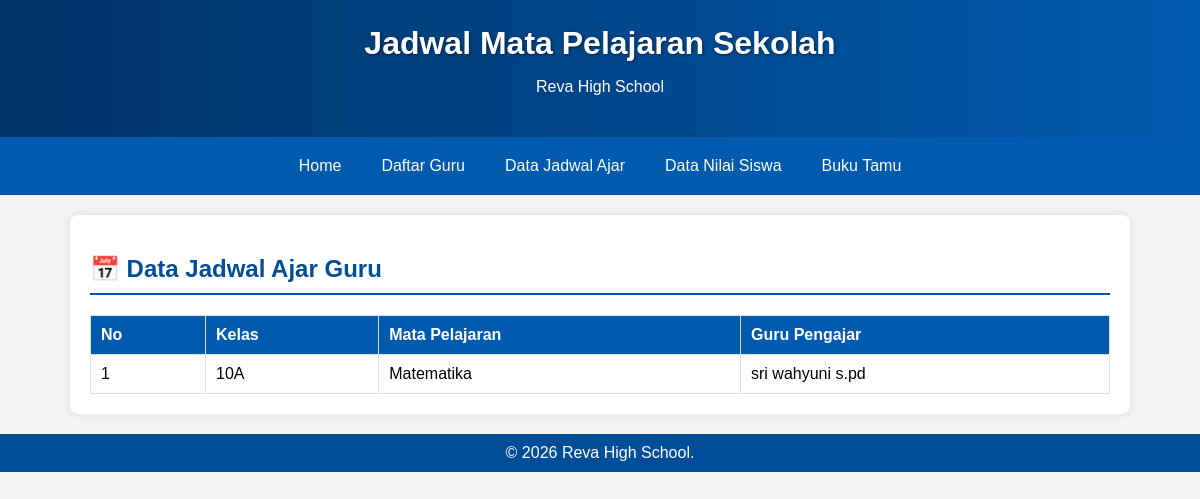
Page /data_jadwal_publik.php on the committed database.
### tables this page shows
CREATE TABLE `jadwal_ajar` (
  `id` int(11) NOT NULL,
  `id_guru` int(11) NOT NULL,
  `id_mapel` int(11) NOT NULL,
  `kelas` varchar(10) NOT NULL
);

CREATE TABLE `mata_pelajaran` (
  `id` int(11) NOT NULL,
  `kode_mapel` varchar(10) NOT NULL,
  `nama_mapel` varchar(100) NOT NULL,
  `deskripsi` text DEFAULT NULL
);

CREATE TABLE `guru` (
  `id` int(11) NOT NULL,
  `nip` varchar(20) DEFAULT NULL,
  `nama` varchar(100) NOT NULL,
  `mata_pelajaran` varchar(100) NOT NULL,
  `telepon` varchar(15) DEFAULT NULL,
  `email` varchar(100) DEFAULT NULL
);

### data_jadwal_publik.php (the view, shortened to what this page needs)
<?php
include 'koneksi.php';
$query = "SELECT
            g.nama AS nama_guru,
            mp.nama_mapel,
            ja.kelas
          FROM jadwal_ajar ja
          JOIN guru g ON ja.id_guru = g.id
          JOIN mata_pelajaran mp ON ja.id_mapel = mp.id
          ORDER BY ja.kelas, mp.nama_mapel ASC";
$result = mysqli_query($koneksi, $query);
$data_jadwal = mysqli_fetch_all($result, MYSQLI_ASSOC);
?>
<!DOCTYPE html>
<html lang="id">
<head>
</head>
<body>
    <div class="header">
        <h1>Jadwal Mata Pelajaran Sekolah</h1>
        <p>Reva High School</p>
    </div>
    <div class="nav">
        <a href="index.php">Home</a>
        <a href="daftar_guru.php">Daftar Guru</a>
        <a href="data_jadwal_publik.php">Data Jadwal Ajar</a>
        <a href="data_nilai_publik.php">Data Nilai Siswa</a>
        <a href="buku_tamu.php">Buku Tamu</a>
    </div>
    <div class="container">
        <h2 class="section-title">📅 Data Jadwal Ajar Guru</h2>
        <table>
            <thead>
                <tr>
                    <th>No</th>
                    <th>Kelas</th>
                    <th>Mata Pelajaran</th>
                    <th>Guru Pengajar</th>
                </tr>
            </thead>
            <tbody>
                <?php $no = 1; ?>
                <?php if (!empty($data_jadwal)): ?>
                    <?php foreach ($data_jadwal as $jadwal): ?>
                        <tr>
                            <td><?php echo $no++; ?></td>
                            <td><?php echo htmlspecialchars($jadwal['kelas']); ?></td>
                            <td><?php echo htmlspecialchars($jadwal['nama_mapel']); ?></td>
                            <td><?php echo htmlspecialchars($jadwal['nama_guru']); ?></td>
                        </tr>
                    <?php endforeach; ?>
                <?php else: ?>
                    <tr>
                        <td colspan="4" style="text-align: center;">Belum ada jadwal ajar yang tercatat.</td>
                    </tr>
                <?php endif; ?>
            </tbody>
        </table>
    </div>
    <div class="footer">
        &copy; <?php echo date("Y"); ?> Reva High School.
    </div>
</body>
</html>

### data_jadwal_publik.php (style rules this page uses)
body { font-family: Arial, sans-serif; margin: 0; background-color: #f4f4f4; }
.header { background: linear-gradient(to right, #003366, #005aae); color: white; padding: 25px 0; text-align: center; box-shadow: 0 4px 8px rgba(0, 0, 0, 0.2); }
.header h1 { margin: 0; text-shadow: 1px 1px 3px rgba(0, 0, 0, 0.5); }
.nav { display: flex; justify-content: center; background-color: #005aae; padding: 10px 0; }
.nav a { color: white; margin: 0 5px; text-decoration: none; padding: 10px 15px; border-radius: 5px; transition: background-color 0.3s; }
.container { width: 85%; margin: 20px auto; padding: 20px; background: white; border-radius: 8px; box-shadow: 0 0 10px rgba(0,0,0,0.1); }
.section-title { color: #004d99; border-bottom: 2px solid #005aae; padding-bottom: 10px; margin-bottom: 20px; font-size: 1.5em; }
table { width: 100%; border-collapse: collapse; margin-top: 20px; }
th, td { border: 1px solid #ddd; padding: 10px; text-align: left; }
th { background-color: #005aae; color: white; }
.footer { text-align: center; padding: 10px 0; background-color: #004d99; color: white; margin-top: 20px; }

### rows in the picture
jadwal_ajar: kelas "10A", id_mapel.nama_mapel "Matematika", id_guru.nama "sri wahyuni s.pd"
